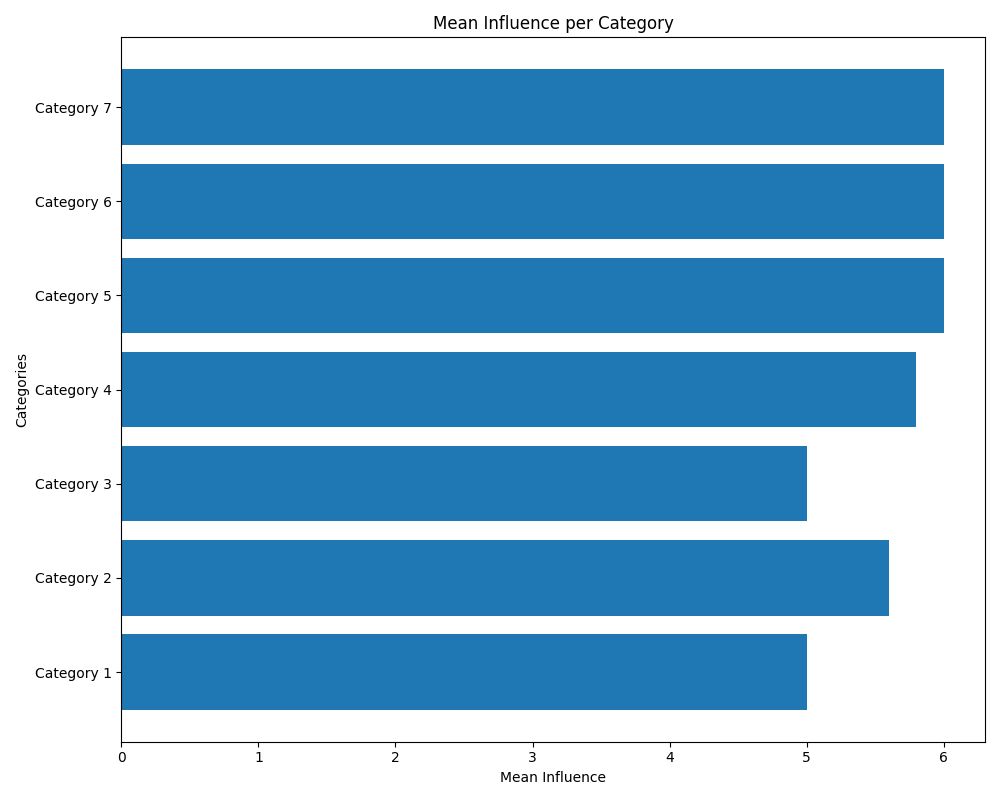

The Python source for this figure:
import matplotlib.pyplot as plt
import numpy as np

# Transpose the matrix to align with the horizontal bar chart's requirements
influence_matrix = np.array([
    [7, 5, 3, 4, 6],
    [6, 8, 2, 5, 7],
    [4, 7, 5, 3, 6],
    [3, 4, 9, 8, 5],
    [5, 6, 4, 7, 8],
    [6, 5, 7, 3, 9],
    [8, 3, 6, 9, 4],
])

# Calculate the mean of each row to represent in the bar chart
mean_values = influence_matrix.mean(axis=1)
categories = [f'Category {i+1}' for i in range(influence_matrix.shape[0])]

fig, ax = plt.subplots(figsize=(10, 8))

# Plot the horizontal bar chart 
ax.barh(categories, mean_values,)

ax.set_xlabel('Mean Influence')
ax.set_ylabel('Categories')
ax.set_title('Mean Influence per Category')

plt.tight_layout()
plt.show()
